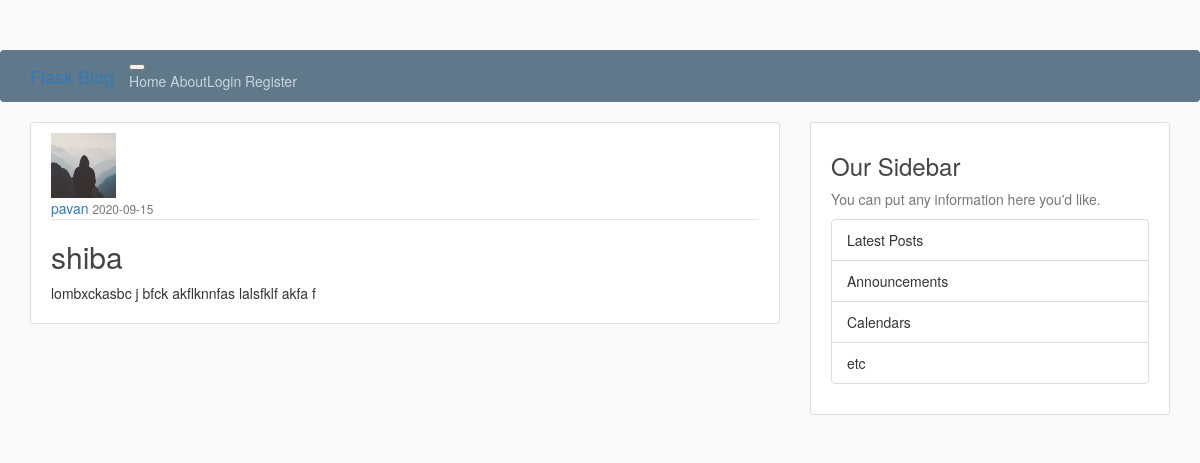
The page /post/2 on the database as committed earlier.
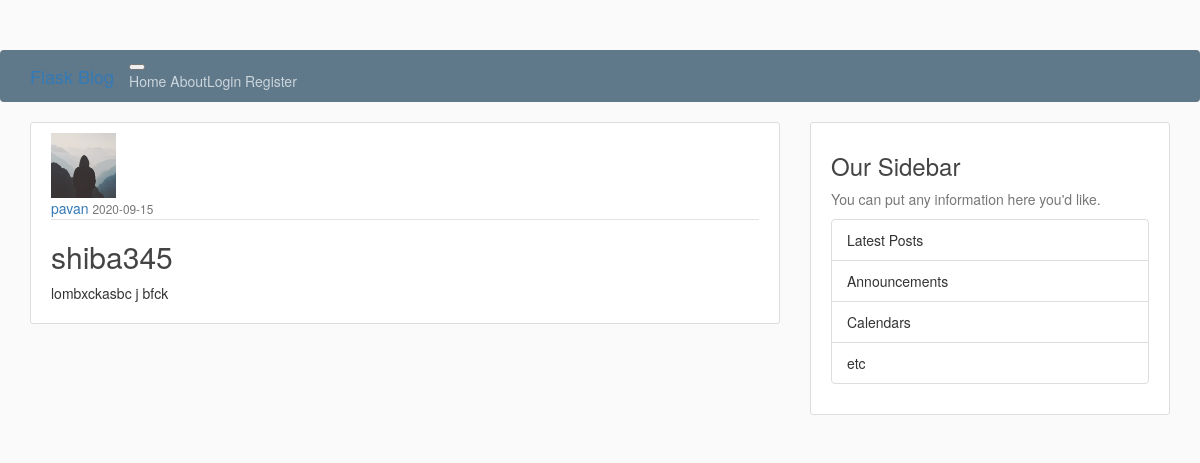
The same page on the database as committed later.
### flaskblog/models.py (models this page shows, shortened)
class User(db.Model,UserMixin):
    id = db.Column(db.Integer, primary_key=True)
    username = db.Column(db.String(20), unique=True, nullable=False)
    email = db.Column(db.String(120), unique=True, nullable=False)
    image_file = db.Column(db.String(20), nullable=False,
                           default="default.jpg")
    password = db.Column(db.String(60), nullable=False)
    posts = db.relationship('Post', backref="author", lazy="dynamic")

class Post(db.Model):
    id = db.Column(db.Integer, primary_key=True)
    title = db.Column(db.String(100), nullable=False)
    date_posted = db.Column(
        db.DateTime, nullable=False, default=datetime.utcnow)
    content = db.Column(db.Text, nullable=False)
    user_id = db.Column(db.Integer, db.ForeignKey('user.id'), nullable=False)

### flaskblog/routes.py (the view)
@app.route("/post/<int:post_id>")
def post(post_id):
    post  = Post.query.get_or_404(post_id)
    return render_template('post.html',title=post.title,post=post)

### flaskblog/templates/post.html
{% extends "layout.html" %} {% block content %}
<article class="media content-section">
  <img  class="rounded-circle article-img" src="{{url_for('static',filename='profile_pics/'+ post.author.image_file)}}" alt="">
  <div class="media-body">
    <div class="article-metadata">
      <a class="mr-2" href="#">{{ post.author.username }}</a>
      <small class="text-muted">{{ post.date_posted.strftime('%Y-%m-%d') }}</small>
    </div>
    <h2 class="article-title">{{ post.title }}</h2>
    <p class="article-content">{{ post.content }}</p>
  </div>
</article>
{% endblock content%}

### flaskblog/templates/layout.html (shortened to what this page needs)
<!DOCTYPE html>
<html lang="en">
  <head>
    <link
      rel="stylesheet"
      href="https://maxcdn.bootstrapcdn.com/bootstrap/3.3.7/css/bootstrap.min.css"
    />
    <link rel="stylesheet" type="text/css" href="{{ url_for('static',filename='main.css') }}">
  </head>
  <body>
    <header class="site-header">
      <nav class="navbar navbar-expand-md navbar-dark bg-steel fixed-top">
        <div class="container">
          <a class="navbar-brand mr-4" href="/">Flask Blog</a>
          <button
            class="navbar-toggler"
            type="button"
            data-toggle="collapse"
            data-target="#navbarToggle"
            aria-controls="navbarToggle"
            aria-expanded="false"
            aria-label="Toggle navigation"
          >
          </button>
          <div class="collapse navbar-collapse" id="navbarToggle">
            <div class="navbar-nav mr-auto">
              <a class="nav-item nav-link" href="{{url_for("home")}}">Home</a>
              <a class="nav-item nav-link" href="{{url_for("about")}}">About</a>
            </div>
            <div class="navbar-nav">
              {% if current_user.is_authenticated %}
              <a class="nav-item nav-link" href="{{url_for("new_post")}}">New Post</a>
              <a class="nav-item nav-link" href="{{url_for("account")}}">Account</a>
              <a class="nav-item nav-link" href="{{url_for("logout")}}">Logout</a>
              {% else %}
              <a class="nav-item nav-link" href="{{url_for("login")}}">Login</a>
              <a class="nav-item nav-link" href="{{url_for("register")}}">Register</a>
              {% endif %}
            </div>
          </div>
        </div>
      </nav>
    </header>
    <main role="main" class="container">
        <div class="row">
          <div class="col-md-8">
            {% block content %}{% endblock %}
          </div>
          <div class="col-md-4">
            <div class="content-section">
              <h3>Our Sidebar</h3>
              <p class='text-muted'>You can put any information here you'd like.
                <ul class="list-group">
                  <li class="list-group-item list-group-item-light">Latest Posts</li>
                  <li class="list-group-item list-group-item-light">Announcements</li>
                  <li class="list-group-item list-group-item-light">Calendars</li>
                  <li class="list-group-item list-group-item-light">etc</li>
                </ul>
              </p>
            </div>
          </div>
        </div>
      </main>
  </body>
</html>

### flaskblog/static/main.css (style rules this page uses)
body { background: #fafafa; color: #333333; margin-top: 5rem; }
h1, h2, h3, h4, h5, h6 { color: #444444; }
.bg-steel { background-color: #5f788a; }
.site-header .navbar-nav .nav-link { color: #cbd5db; }
.content-section { background: #ffffff; padding: 10px 20px; border: 1px solid #dddddd; border-radius: 3px; margin-bottom: 20px; }
.article-title { color: #444444; }
.article-content { white-space: pre-line; }
.article-img { height: 65px; width: 65px; margin-right: 16px; }
.article-metadata { padding-bottom: 1px; margin-bottom: 4px; border-bottom: 1px solid #e3e3e3; }

Rows that differ between the two databases and show on the page:
changed Post: title "shiba" → "shiba345"; content "lombxckasbc j bfck akflknnfas lalsfklf akfa f" → "lombxckasbc j bfck"
